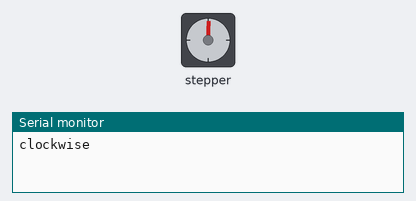
The sketch below on a simulated Arduino Uno, built with avr-gcc and run on an emulated ATmega328P. Shown: stepper motor, the last lines printed to the serial monitor. Stepper angles assume 200 steps per turn.

Above: at 0.05 s.
At 1.0 s:
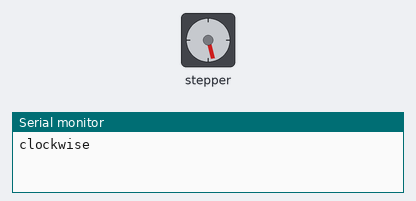
At 2.0 s:
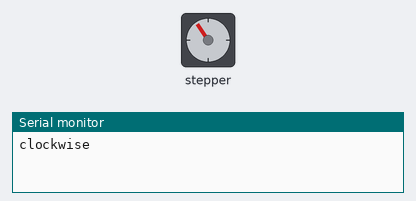
At 4.35 s:
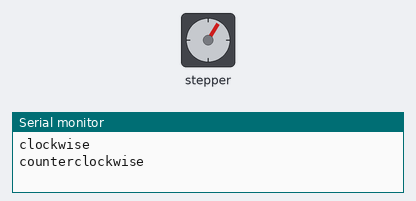
Timing chart, 0 to 6.5 s (numbered marks = the images above):
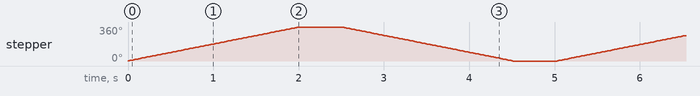

Measured:
- by itself, stepper: turns 360° clockwise in 2.0 s, then 360° counter-clockwise in 2.0 s, repeating every 5.0 s

The sketch:

Practical_04.ino
```cpp
// Stepper motor using the arduino stepper library, add the Stepper library in LibraryManager before starting.
#include <Stepper.h>

const int stepsPerRevolution = 200;  // steps to complete 1 cycle

// initialize the stepper library on pins 8 through 11:
Stepper myStepper(stepsPerRevolution, 8, 9, 10, 11);

void setup() {
  // set the speed at 30 rpm:
  myStepper.setSpeed(30);
  Serial.begin(9600);
}

void loop() {
  // step one revolution  in clockwise direction:
  Serial.println("clockwise");
  myStepper.step(stepsPerRevolution);
  delay(500);

  // step one revolution in the counterclockwise direction:
  Serial.println("counterclockwise");
  myStepper.step(-stepsPerRevolution);
  delay(500);
}
```
